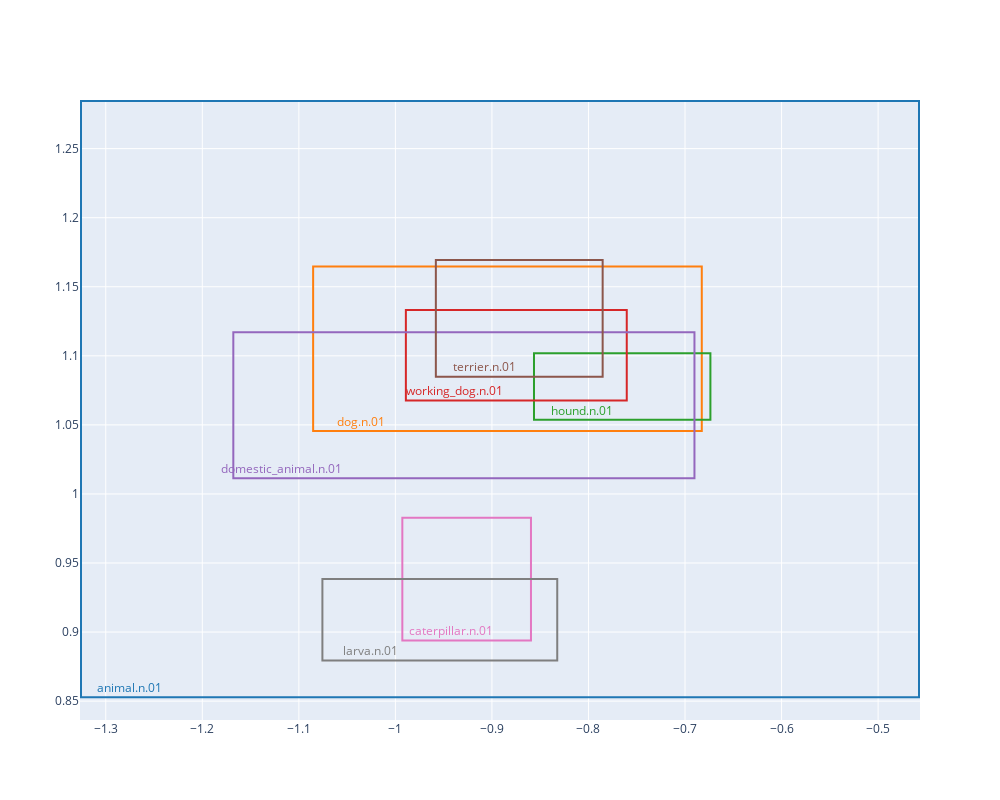

This figure's notebook cell:
### Code cell
# Create figure with scatter trace
fig = go.Figure()
add_boxes(nodes, fig)

fig.update_layout(
    width = 1000,
    height = 800,
    #yaxis = dict(
    #  scaleanchor = "x",
    #  scaleratio = 1,
    #)
)

fig.update_layout(
    legend=dict(
        x=0.8,
        y=1))


fig.update_layout(showlegend=False)

### Figure 1 — Plotly figure (JSON) as saved in the notebook; plotly's stock layout.template omitted (floating-point values rounded to 4 significant figures)
{"data": [{"mode": "text", "name": "animal.n.01", "text": ["animal.n.01"], "textfont": {"color": "#1f77b4"}, "type": "scatter", "x": [-1.276], "y": [0.8588]}, {"mode": "text", "name": "dog.n.01", "text": ["dog.n.01"], "textfont": {"color": "#ff7f0e"}, "type": "scatter", "x": [-1.035], "y": [1.052]}, {"mode": "text", "name": "hound.n.01", "text": ["hound.n.01"], "textfont": {"color": "#2ca02c"}, "type": "scatter", "x": [-0.8065], "y": [1.06]}, {"mode": "text", "name": "working_dog.n.01", "text": ["working_dog.n.01"], "textfont": {"color": "#d62728"}, "type": "scatter", "x": [-0.9392], "y": [1.074]}, {"mode": "text", "name": "domestic_animal.n.01", "text": ["domestic_animal.n.01"], "textfont": {"color": "#9467bd"}, "type": "scatter", "x": [-1.118], "y": [1.017]}, {"mode": "text", "name": "terrier.n.01", "text": ["terrier.n.01"], "textfont": {"color": "#8c564b"}, "type": "scatter", "x": [-0.9081], "y": [1.091]}, {"mode": "text", "name": "caterpillar.n.01", "text": ["caterpillar.n.01"], "textfont": {"color": "#e377c2"}, "type": "scatter", "x": [-0.9428], "y": [0.8999]}, {"mode": "text", "name": "larva.n.01", "text": ["larva.n.01"], "textfont": {"color": "#7f7f7f"}, "type": "scatter", "x": [-1.026], "y": [0.8854]}], "layout": {"height": 800, "legend": {"x": 0.8, "y": 1}, "shapes": [{"line": {"color": "#1f77b4"}, "type": "rect", "x0": -1.326, "x1": -0.4577, "y0": 0.8528, "y1": 1.284}, {"line": {"color": "#ff7f0e"}, "type": "rect", "x0": -1.085, "x1": -0.6827, "y0": 1.046, "y1": 1.165}, {"line": {"color": "#2ca02c"}, "type": "rect", "x0": -0.8565, "x1": -0.6737, "y0": 1.054, "y1": 1.102}, {"line": {"color": "#d62728"}, "type": "rect", "x0": -0.9892, "x1": -0.7604, "y0": 1.068, "y1": 1.133}, {"line": {"color": "#9467bd"}, "type": "rect", "x0": -1.168, "x1": -0.6902, "y0": 1.011, "y1": 1.117}, {"line": {"color": "#8c564b"}, "type": "rect", "x0": -0.9581, "x1": -0.7853, "y0": 1.085, "y1": 1.169}, {"line": {"color": "#e377c2"}, "type": "rect", "x0": -0.9928, "x1": -0.8596, "y0": 0.8939, "y1": 0.9828}, {"line": {"color": "#7f7f7f"}, "type": "rect", "x0": -1.076, "x1": -0.8324, "y0": 0.8794, "y1": 0.9384}], "showlegend": false, "width": 1000}}
